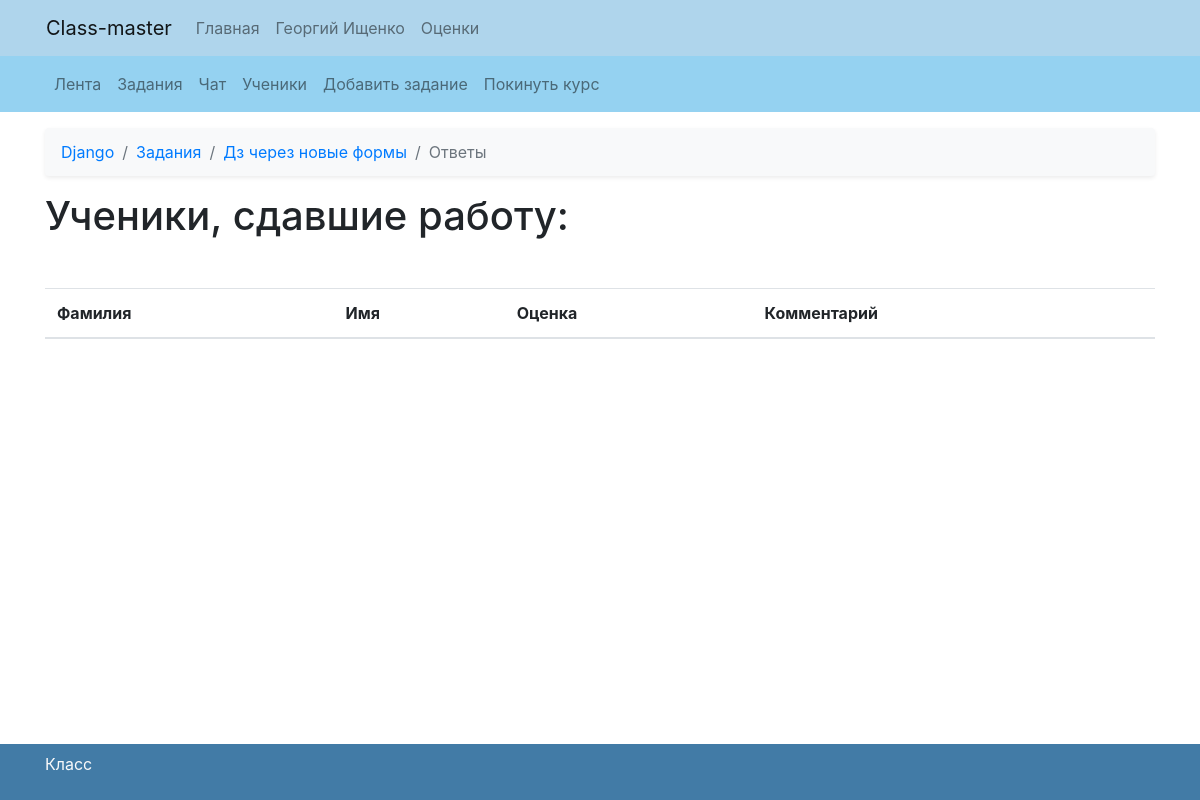
The app's page /classes/Django-21/task=612304/answers (signed in), older data.
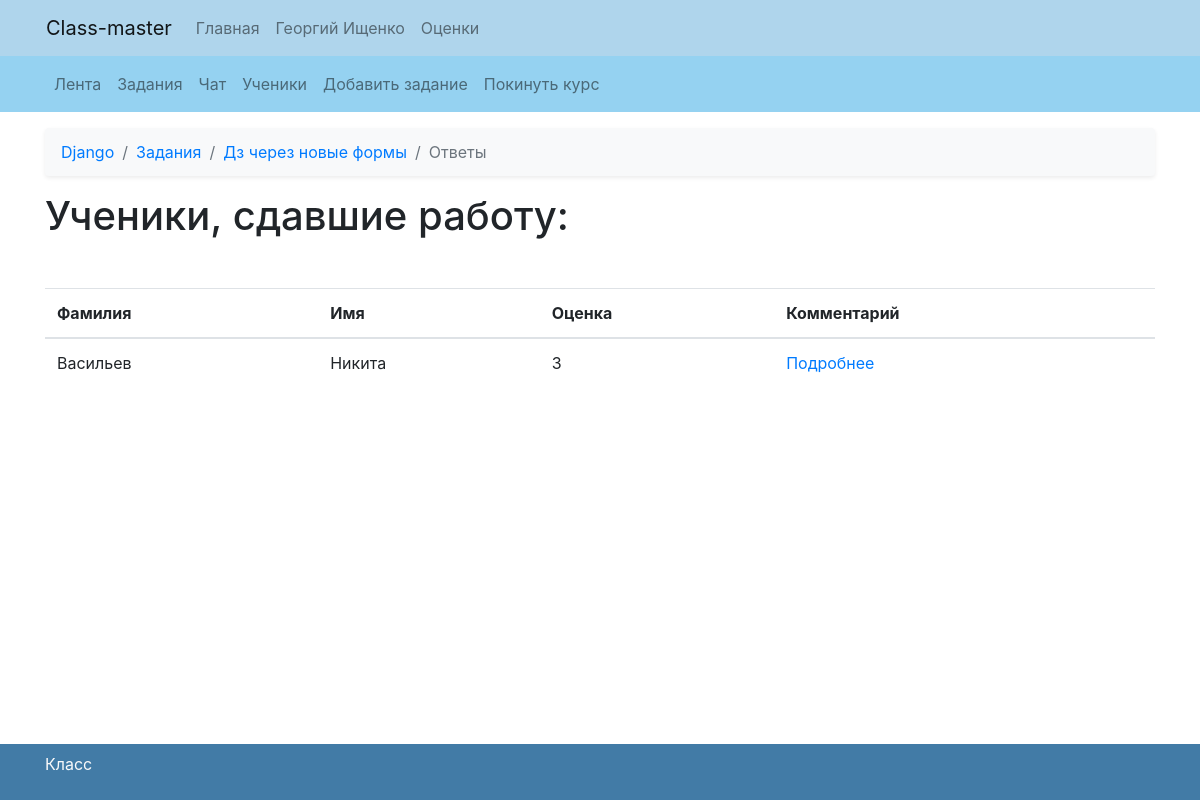
The same page, newer data.
### my_class/models.py (models this page shows, shortened)
class StudentAnswer(models.Model):
    comment = models.TextField(max_length=256, blank=True, null=True)
    current_class = models.ForeignKey('Class', on_delete=models.CASCADE, blank=True, null=True)
    task = models.ForeignKey(Task, on_delete=models.CASCADE)
    author = models.ForeignKey('Profile', on_delete=models.CASCADE, blank=True, null=True)
    mark = models.IntegerField(blank=True, null=True)
    teacher_comment = models.TextField(max_length=256, blank=True, null=True)
    mark_time = models.DateTimeField(blank=True, null=True)
    send_time = models.DateTimeField(blank=True, null=True)
    class Meta:
        verbose_name = "Ответы"
        verbose_name_plural = "Ответы"
    def get_mark(self):
        if self.mark is None:
            return ""
        else:
            return self.mark
    def get_absolute_url(self):
        return reverse('answer-view', kwargs={'name': self.task.current_class.name, 'pk': self.task.current_class.pk,
                                              'pin': generate_pin(self.task.pk), 'answer_pk': self.pk})

class Profile(models.Model):
    user = models.OneToOneField(User, primary_key=True, on_delete=models.CASCADE)
    city = models.CharField(max_length=16)
    institution = models.CharField(max_length=64, blank=True)
    grade = models.CharField(max_length=2, blank=True)
    classes = models.ManyToManyField(Class, verbose_name='Классы', through='ProfileClass')
    last_visit = models.DateTimeField(auto_now_add=True)
    def is_teacher(self):
        if len(Class.objects.filter(teacher=self.user)) > 0:
            return True
        else:
            return False
    class Meta:
        verbose_name = "Профили"
        verbose_name_plural = "Профили"

### my_class/views.py (the view)
# urls.py: path('classes/<str:name>-<int:pk>/task=<int:pin>/answers', class_task_answers, name='task-answers'),
@login_required
def class_task_answers(request, name, pk, pin):
    current_class = get_object_or_404(Class, pk=pk)
    task = get_object_or_404(Task, pk=decode(pin))
    answers = reversed(StudentAnswer.objects.filter(task=task))
    return render(request, 'class_task_answers.html', {
        'class': current_class,
        'answers': answers,
        'task': task,
    })

### my_class/models.py (called while the page is built)
def generate_pin(n):
    return n ^ 612345

    def get_absolute_url(self):
        return reverse('task-view', kwargs={'name': self.current_class.name, 'pk': self.current_class.pk,
                                            'pin': generate_pin(self.pk)})

    def get_absolute_url_feed(self):
        return reverse('feed', kwargs={'name': self.name, 'pk': self.pk})

    def get_absolute_url_tasks(self):
        return reverse('tasks', kwargs={'name': self.name, 'pk': self.pk})

    def get_absolute_url_task_add(self):
        return reverse('task-add', kwargs={'name': self.name, 'pk': self.pk})

    def get_absolute_url_students(self):
        return reverse('students', kwargs={'name': self.name, 'pk': self.pk})

    def get_absolute_url_leave(self):
        return reverse('leave', kwargs={'name': self.name, 'pk': self.pk})

### my_class/views.py (called while the page is built)
def decode(pin):
    return int(pin) ^ 612345

### my_class/templates/class_task_answers.html (shortened to what this page needs)
{% extends "base.html" %}
{% block content %}
{% include 'class_nav.html' %}
<div class="container mt-3">
    <nav aria-label="breadcrumb">
			    <ol class="breadcrumb bg-light shadow-sm">
				    <li class="breadcrumb-item"><a href="{{class.get_absolute_url_feed}}">{{class.name}}</a></li>
				    <li class="breadcrumb-item"><a href="{{class.get_absolute_url_tasks}}">Задания</a></li>
                    <li class="breadcrumb-item"><a href="{{task.get_absolute_url}}">{{task.title}}</a></li>
				    <li class="breadcrumb-item active" aria-current="page">Ответы</li>
                </ol>
    		</nav>
    <h1>Ученики, сдавшие работу:</h1>
    <table class="table table-hover mt-5">
          <thead>
            <tr>
                <th scope="col">Фамилия</th>
                <th scope="col">Имя</th>
                <th scope="col">Оценка</th>
                <th scope="col">Комментарий</th>
            </tr>
          </thead>
          <tbody>
            {% for answer in answers %}
            <tr>
                <td>{{answer.author.user.last_name}}</td>
                <td>{{answer.author.user.first_name}}</td>
                <td>{{answer.get_mark}}</td>
                <td><a href="{{answer.get_absolute_url}}">Подробнее</a></td>
            </tr>
            {% endfor %}
          </tbody>
        </table>
        </div>
{% endblock %}

Row changes from the older to the newer data that the page shows:
added StudentAnswer: author.user.last_name "Васильев", author.user.first_name "Никита", get_mark "3"
